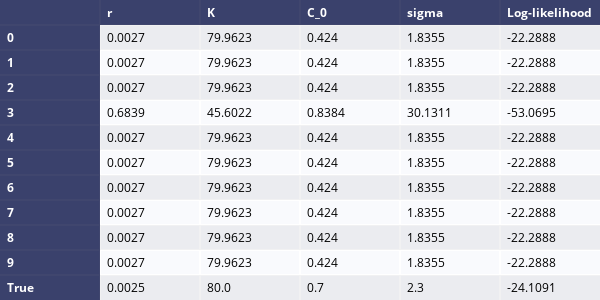
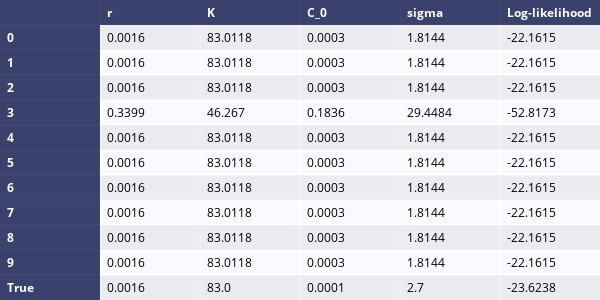
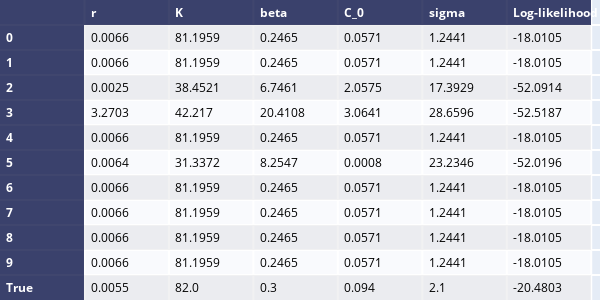

Notebook code for these charts, in order:
### Markdown cell above
And maximise this function for each of the models, to find the MLE. I will use the ProfileLikelihood class to do this, which is found in the code section if you wish to investigate further.

### Code cell
from Code.Profile_loglikelihood import ProfileLogLikelihood

approx_params = np.array([3e-3, 100, 0.5, 0.001, 1])
n_runs = 10
# acqire 4 random start points for optimisation
start_params = np.abs(1+rng.normal(size=(n_runs, 5)))*approx_params
param_names = ["r", "K", "beta", "C_0", "sigma"]

for data in datas:
    data["log_like"] = GrowthLogLikelihood(data['t'], data['C'], data['model'])
    if data['model'] != 'Richards':
        approx_m = np.delete(approx_params, 2)
        start_m = np.delete(start_params, 2, axis = 1)
        names_m = np.delete(param_names, 2)
    else:
        approx_m = approx_params
        start_m = start_params
        names_m = param_names

    data["PLL"] = ProfileLogLikelihood(data["log_like"].log_likelihood, approx_m)
    MLEs, LL_scores = data["PLL"].max_likelihood_estimate(
        n_runs=n_runs, param_start = start_m,
        opts={
            'optimiser': 'CMAES', 'opt_package': 'pints',
            'random_seed': seed, 'lower_bounds': 0, 'maxiter': 1e5
        }
    )

    print(data['model'] + " Growth Model")
    table_df = pd.DataFrame(
        MLEs,
        columns=names_m
    )
    table_df["Log-likelihood"] = LL_scores
    table_df = table_df.reindex(list(range(0, n_runs))+["True"])
    table_df.loc["True"] = data['Parameters'] + [
        data["log_like"].log_likelihood(data['Parameters'])
    ]
    table_df = table_df.round(4)
    fig = ff.create_table(table_df, index=True)
    fig.update_layout(
        width=600,
        height=300,
    )
    fig.show()

### Figure 1 — Plotly figure (JSON) as saved in the notebook; plotly's stock layout.template omitted (floating-point values rounded to 4 significant figures)
{"data": [{"colorscale": [[0, "#00083e"], [0.5, "#ededee"], [1, "#ffffff"]], "hoverinfo": "none", "opacity": 0.75, "showscale": false, "type": "heatmap", "z": [[0, 0, 0, 0, 0, 0], [0, 0.5, 0.5, 0.5, 0.5, 0.5], [0, 1, 1, 1, 1, 1], [0, 0.5, 0.5, 0.5, 0.5, 0.5], [0, 1, 1, 1, 1, 1], [0, 0.5, 0.5, 0.5, 0.5, 0.5], [0, 1, 1, 1, 1, 1], [0, 0.5, 0.5, 0.5, 0.5, 0.5], [0, 1, 1, 1, 1, 1], [0, 0.5, 0.5, 0.5, 0.5, 0.5], [0, 1, 1, 1, 1, 1], [0, 0.5, 0.5, 0.5, 0.5, 0.5]]}], "layout": {"annotations": [{"align": "left", "font": {"color": "#ffffff"}, "showarrow": false, "text": "<b></b>", "x": -0.45, "xanchor": "left", "xref": "x", "y": 0, "yref": "y"}, {"align": "left", "font": {"color": "#ffffff"}, "showarrow": false, "text": "<b>r</b>", "x": 0.55, "xanchor": "left", "xref": "x", "y": 0, "yref": "y"}, {"align": "left", "font": {"color": "#ffffff"}, "showarrow": false, "text": "<b>K</b>", "x": 1.55, "xanchor": "left", "xref": "x", "y": 0, "yref": "y"}, {"align": "left", "font": {"color": "#ffffff"}, "showarrow": false, "text": "<b>C_0</b>", "x": 2.55, "xanchor": "left", "xref": "x", "y": 0, "yref": "y"}, {"align": "left", "font": {"color": "#ffffff"}, "showarrow": false, "text": "<b>sigma</b>", "x": 3.55, "xanchor": "left", "xref": "x", "y": 0, "yref": "y"}, {"align": "left", "font": {"color": "#ffffff"}, "showarrow": false, "text": "<b>Log-likelihood</b>", "x": 4.55, "xanchor": "left", "xref": "x", "y": 0, "yref": "y"}, {"align": "left", "font": {"color": "#ffffff"}, "showarrow": false, "text": "<b>0</b>", "x": -0.45, "xanchor": "left", "xref": "x", "y": 1, "yref": "y"}, {"align": "left", "font": {"color": "#000000"}, "showarrow": false, "text": "0.0027", "x": 0.55, "xanchor": "left", "xref": "x", "y": 1, "yref": "y"}, {"align": "left", "font": {"color": "#000000"}, "showarrow": false, "text": "79.9623", "x": 1.55, "xanchor": "left", "xref": "x", "y": 1, "yref": "y"}, {"align": "left", "font": {"color": "#000000"}, "showarrow": false, "text": "0.424", "x": 2.55, "xanchor": "left", "xref": "x", "y": 1, "yref": "y"}, {"align": "left", "font": {"color": "#000000"}, "showarrow": false, "text": "1.8355", "x": 3.55, "xanchor": "left", "xref": "x", "y": 1, "yref": "y"}, {"align": "left", "font": {"color": "#000000"}, "showarrow": false, "text": "-22.2888", "x": 4.55, "xanchor": "left", "xref": "x", "y": 1, "yref": "y"}, {"align": "left", "font": {"color": "#ffffff"}, "showarrow": false, "text": "<b>1</b>", "x": -0.45, "xanchor": "left", "xref": "x", "y": 2, "yref": "y"}, {"align": "left", "font": {"color": "#000000"}, "showarrow": false, "text": "0.0027", "x": 0.55, "xanchor": "left", "xref": "x", "y": 2, "yref": "y"}, {"align": "left", "font": {"color": "#000000"}, "showarrow": false, "text": "79.9623", "x": 1.55, "xanchor": "left", "xref": "x", "y": 2, "yref": "y"}, {"align": "left", "font": {"color": "#000000"}, "showarrow": false, "text": "0.424", "x": 2.55, "xanchor": "left", "xref": "x", "y": 2, "yref": "y"}, {"align": "left", "font": {"color": "#000000"}, "showarrow": false, "text": "1.8355", "x": 3.55, "xanchor": "left", "xref": "x", "y": 2, "yref": "y"}, {"align": "left", "font": {"color": "#000000"}, "showarrow": false, "text": "-22.2888", "x": 4.55, "xanchor": "left", "xref": "x", "y": 2, "yref": "y"}, {"align": "left", "font": {"color": "#ffffff"}, "showarrow": false, "text": "<b>2</b>", "x": -0.45, "xanchor": "left", "xref": "x", "y": 3, "yref": "y"}, {"align": "left", "font": {"color": "#000000"}, "showarrow": false, "text": "0.0027", "x": 0.55, "xanchor": "left", "xref": "x", "y": 3, "yref": "y"}, {"align": "left", "font": {"color": "#000000"}, "showarrow": false, "text": "79.9623", "x": 1.55, "xanchor": "left", "xref": "x", "y": 3, "yref": "y"}, {"align": "left", "font": {"color": "#000000"}, "showarrow": false, "text": "0.424", "x": 2.55, "xanchor": "left", "xref": "x", "y": 3, "yref": "y"}, {"align": "left", "font": {"color": "#000000"}, "showarrow": false, "text": "1.8355", "x": 3.55, "xanchor": "left", "xref": "x", "y": 3, "yref": "y"}, {"align": "left", "font": {"color": "#000000"}, "showarrow": false, "text": "-22.2888", "x": 4.55, "xanchor": "left", "xref": "x", "y": 3, "yref": "y"}, {"align": "left", "font": {"color": "#ffffff"}, "showarrow": false, "text": "<b>3</b>", "x": -0.45, "xanchor": "left", "xref": "x", "y": 4, "yref": "y"}, {"align": "left", "font": {"color": "#000000"}, "showarrow": false, "text": "0.6839", "x": 0.55, "xanchor": "left", "xref": "x", "y": 4, "yref": "y"}, {"align": "left", "font": {"color": "#000000"}, "showarrow": false, "text": "45.6022", "x": 1.55, "xanchor": "left", "xref": "x", "y": 4, "yref": "y"}, {"align": "left", "font": {"color": "#000000"}, "showarrow": false, "text": "0.8384", "x": 2.55, "xanchor": "left", "xref": "x", "y": 4, "yref": "y"}, {"align": "left", "font": {"color": "#000000"}, "showarrow": false, "text": "30.1311", "x": 3.55, "xanchor": "left", "xref": "x", "y": 4, "yref": "y"}, {"align": "left", "font": {"color": "#000000"}, "showarrow": false, "text": "-53.0695", "x": 4.55, "xanchor": "left", "xref": "x", "y": 4, "yref": "y"}, {"align": "left", "font": {"color": "#ffffff"}, "showarrow": false, "text": "<b>4</b>", "x": -0.45, "xanchor": "left", "xref": "x", "y": 5, "yref": "y"}, {"align": "left", "font": {"color": "#000000"}, "showarrow": false, "text": "0.0027", "x": 0.55, "xanchor": "left", "xref": "x", "y": 5, "yref": "y"}, {"align": "left", "font": {"color": "#000000"}, "showarrow": false, "text": "79.9623", "x": 1.55, "xanchor": "left", "xref": "x", "y": 5, "yref": "y"}, {"align": "left", "font": {"color": "#000000"}, "showarrow": false, "text": "0.424", "x": 2.55, "xanchor": "left", "xref": "x", "y": 5, "yref": "y"}, {"align": "left", "font": {"color": "#000000"}, "showarrow": false, "text": "1.8355", "x": 3.55, "xanchor": "left", "xref": "x", "y": 5, "yref": "y"}, {"align": "left", "font": {"color": "#000000"}, "showarrow": false, "text": "-22.2888", "x": 4.55, "xanchor": "left", "xref": "x", "y": 5, "yref": "y"}, {"align": "left", "font": {"color": "#ffffff"}, "showarrow": false, "text": "<b>5</b>", "x": -0.45, "xanchor": "left", "xref": "x", "y": 6, "yref": "y"}, {"align": "left", "font": {"color": "#000000"}, "showarrow": false, "text": "0.0027", "x": 0.55, "xanchor": "left", "xref": "x", "y": 6, "yref": "y"}, {"align": "left", "font": {"color": "#000000"}, "showarrow": false, "text": "79.9623", "x": 1.55, "xanchor": "left", "xref": "x", "y": 6, "yref": "y"}, {"align": "left", "font": {"color": "#000000"}, "showarrow": false, "text": "0.424", "x": 2.55, "xanchor": "left", "xref": "x", "y": 6, "yref": "y"}, {"align": "left", "font": {"color": "#000000"}, "showarrow": false, "text": "1.8355", "x": 3.55, "xanchor": "left", "xref": "x", "y": 6, "yref": "y"}, {"align": "left", "font": {"color": "#000000"}, "showarrow": false, "text": "-22.2888", "x": 4.55, "xanchor": "left", "xref": "x", "y": 6, "yref": "y"}, {"align": "left", "font": {"color": "#ffffff"}, "showarrow": false, "text": "<b>6</b>", "x": -0.45, "xanchor": "left", "xref": "x", "y": 7, "yref": "y"}, {"align": "left", "font": {"color": "#000000"}, "showarrow": false, "text": "0.0027", "x": 0.55, "xanchor": "left", "xref": "x", "y": 7, "yref": "y"}, {"align": "left", "font": {"color": "#000000"}, "showarrow": false, "text": "79.9623", "x": 1.55, "xanchor": "left", "xref": "x", "y": 7, "yref": "y"}, {"align": "left", "font": {"color": "#000000"}, "showarrow": false, "text": "0.424", "x": 2.55, "xanchor": "left", "xref": "x", "y": 7, "yref": "y"}, {"align": "left", "font": {"color": "#000000"}, "showarrow": false, "text": "1.8355", "x": 3.55, "xanchor": "left", "xref": "x", "y": 7, "yref": "y"}, {"align": "left", "font": {"color": "#000000"}, "showarrow": false, "text": "-22.2888", "x": 4.55, "xanchor": "left", "xref": "x", "y": 7, "yref": "y"}, {"align": "left", "font": {"color": "#ffffff"}, "showarrow": false, "text": "<b>7</b>", "x": -0.45, "xanchor": "left", "xref": "x", "y": 8, "yref": "y"}, {"align": "left", "font": {"color": "#000000"}, "showarrow": false, "text": "0.0027", "x": 0.55, "xanchor": "left", "xref": "x", "y": 8, "yref": "y"}, {"align": "left", "font": {"color": "#000000"}, "showarrow": false, "text": "79.9623", "x": 1.55, "xanchor": "left", "xref": "x", "y": 8, "yref": "y"}, {"align": "left", "font": {"color": "#000000"}, "showarrow": false, "text": "0.424", "x": 2.55, "xanchor": "left", "xref": "x", "y": 8, "yref": "y"}, {"align": "left", "font": {"color": "#000000"}, "showarrow": false, "text": "1.8355", "x": 3.55, "xanchor": "left", "xref": "x", "y": 8, "yref": "y"}, {"align": "left", "font": {"color": "#000000"}, "showarrow": false, "text": "-22.2888", "x": 4.55, "xanchor": "left", "xref": "x", "y": 8, "yref": "y"}, {"align": "left", "font": {"color": "#ffffff"}, "showarrow": false, "text": "<b>8</b>", "x": -0.45, "xanchor": "left", "xref": "x", "y": 9, "yref": "y"}, {"align": "left", "font": {"color": "#000000"}, "showarrow": false, "text": "0.0027", "x": 0.55, "xanchor": "left", "xref": "x", "y": 9, "yref": "y"}, {"align": "left", "font": {"color": "#000000"}, "showarrow": false, "text": "79.9623", "x": 1.55, "xanchor": "left", "xref": "x", "y": 9, "yref": "y"}, {"align": "left", "font": {"color": "#000000"}, "showarrow": false, "text": "0.424", "x": 2.55, "xanchor": "left", "xref": "x", "y": 9, "yref": "y"}, {"align": "left", "font": {"color": "#000000"}, "showarrow": false, "text": "1.8355", "x": 3.55, "xanchor": "left", "xref": "x", "y": 9, "yref": "y"}, {"align": "left", "font": {"color": "#000000"}, "showarrow": false, "text": "-22.2888", "x": 4.55, "xanchor": "left", "xref": "x", "y": 9, "yref": "y"}, {"align": "left", "font": {"color": "#ffffff"}, "showarrow": false, "text": "<b>9</b>", "x": -0.45, "xanchor": "left", "xref": "x", "y": 10, "yref": "y"}, {"align": "left", "font": {"color": "#000000"}, "showarrow": false, "text": "0.0027", "x": 0.55, "xanchor": "left", "xref": "x", "y": 10, "yref": "y"}, {"align": "left", "font": {"color": "#000000"}, "showarrow": false, "text": "79.9623", "x": 1.55, "xanchor": "left", "xref": "x", "y": 10, "yref": "y"}, {"align": "left", "font": {"color": "#000000"}, "showarrow": false, "text": "0.424", "x": 2.55, "xanchor": "left", "xref": "x", "y": 10, "yref": "y"}, {"align": "left", "font": {"color": "#000000"}, "showarrow": false, "text": "1.8355", "x": 3.55, "xanchor": "left", "xref": "x", "y": 10, "yref": "y"}, {"align": "left", "font": {"color": "#000000"}, "showarrow": false, "text": "-22.2888", "x": 4.55, "xanchor": "left", "xref": "x", "y": 10, "yref": "y"}, {"align": "left", "font": {"color": "#ffffff"}, "showarrow": false, "text": "<b>True</b>", "x": -0.45, "xanchor": "left", "xref": "x", "y": 11, "yref": "y"}, {"align": "left", "font": {"color": "#000000"}, "showarrow": false, "text": "0.0025", "x": 0.55, "xanchor": "left", "xref": "x", "y": 11, "yref": "y"}, {"align": "left", "font": {"color": "#000000"}, "showarrow": false, "text": "80.0", "x": 1.55, "xanchor": "left", "xref": "x", "y": 11, "yref": "y"}, {"align": "left", "font": {"color": "#000000"}, "showarrow": false, "text": "0.7", "x": 2.55, "xanchor": "left", "xref": "x", "y": 11, "yref": "y"}, {"align": "left", "font": {"color": "#000000"}, "showarrow": false, "text": "2.3", "x": 3.55, "xanchor": "left", "xref": "x", "y": 11, "yref": "y"}, {"align": "left", "font": {"color": "#000000"}, "showarrow": false, "text": "-24.1091", "x": 4.55, "xanchor": "left", "xref": "x", "y": 11, "yref": "y"}], "height": 300, "margin": {"b": 0, "l": 0, "r": 0, "t": 0}, "width": 600, "xaxis": {"dtick": 1, "gridwidth": 2, "showticklabels": false, "tick0": -0.5, "ticks": "", "zeroline": false}, "yaxis": {"autorange": "reversed", "dtick": 1, "gridwidth": 2, "showticklabels": false, "tick0": 0.5, "ticks": "", "zeroline": false}}}

### Figure 2 — Plotly figure (JSON) as saved in the notebook; plotly's stock layout.template omitted (floating-point values rounded to 4 significant figures)
{"data": [{"colorscale": [[0, "#00083e"], [0.5, "#ededee"], [1, "#ffffff"]], "hoverinfo": "none", "opacity": 0.75, "showscale": false, "type": "heatmap", "z": [[0, 0, 0, 0, 0, 0], [0, 0.5, 0.5, 0.5, 0.5, 0.5], [0, 1, 1, 1, 1, 1], [0, 0.5, 0.5, 0.5, 0.5, 0.5], [0, 1, 1, 1, 1, 1], [0, 0.5, 0.5, 0.5, 0.5, 0.5], [0, 1, 1, 1, 1, 1], [0, 0.5, 0.5, 0.5, 0.5, 0.5], [0, 1, 1, 1, 1, 1], [0, 0.5, 0.5, 0.5, 0.5, 0.5], [0, 1, 1, 1, 1, 1], [0, 0.5, 0.5, 0.5, 0.5, 0.5]]}], "layout": {"annotations": [{"align": "left", "font": {"color": "#ffffff"}, "showarrow": false, "text": "<b></b>", "x": -0.45, "xanchor": "left", "xref": "x", "y": 0, "yref": "y"}, {"align": "left", "font": {"color": "#ffffff"}, "showarrow": false, "text": "<b>r</b>", "x": 0.55, "xanchor": "left", "xref": "x", "y": 0, "yref": "y"}, {"align": "left", "font": {"color": "#ffffff"}, "showarrow": false, "text": "<b>K</b>", "x": 1.55, "xanchor": "left", "xref": "x", "y": 0, "yref": "y"}, {"align": "left", "font": {"color": "#ffffff"}, "showarrow": false, "text": "<b>C_0</b>", "x": 2.55, "xanchor": "left", "xref": "x", "y": 0, "yref": "y"}, {"align": "left", "font": {"color": "#ffffff"}, "showarrow": false, "text": "<b>sigma</b>", "x": 3.55, "xanchor": "left", "xref": "x", "y": 0, "yref": "y"}, {"align": "left", "font": {"color": "#ffffff"}, "showarrow": false, "text": "<b>Log-likelihood</b>", "x": 4.55, "xanchor": "left", "xref": "x", "y": 0, "yref": "y"}, {"align": "left", "font": {"color": "#ffffff"}, "showarrow": false, "text": "<b>0</b>", "x": -0.45, "xanchor": "left", "xref": "x", "y": 1, "yref": "y"}, {"align": "left", "font": {"color": "#000000"}, "showarrow": false, "text": "0.0016", "x": 0.55, "xanchor": "left", "xref": "x", "y": 1, "yref": "y"}, {"align": "left", "font": {"color": "#000000"}, "showarrow": false, "text": "83.0118", "x": 1.55, "xanchor": "left", "xref": "x", "y": 1, "yref": "y"}, {"align": "left", "font": {"color": "#000000"}, "showarrow": false, "text": "0.0003", "x": 2.55, "xanchor": "left", "xref": "x", "y": 1, "yref": "y"}, {"align": "left", "font": {"color": "#000000"}, "showarrow": false, "text": "1.8144", "x": 3.55, "xanchor": "left", "xref": "x", "y": 1, "yref": "y"}, {"align": "left", "font": {"color": "#000000"}, "showarrow": false, "text": "-22.1615", "x": 4.55, "xanchor": "left", "xref": "x", "y": 1, "yref": "y"}, {"align": "left", "font": {"color": "#ffffff"}, "showarrow": false, "text": "<b>1</b>", "x": -0.45, "xanchor": "left", "xref": "x", "y": 2, "yref": "y"}, {"align": "left", "font": {"color": "#000000"}, "showarrow": false, "text": "0.0016", "x": 0.55, "xanchor": "left", "xref": "x", "y": 2, "yref": "y"}, {"align": "left", "font": {"color": "#000000"}, "showarrow": false, "text": "83.0118", "x": 1.55, "xanchor": "left", "xref": "x", "y": 2, "yref": "y"}, {"align": "left", "font": {"color": "#000000"}, "showarrow": false, "text": "0.0003", "x": 2.55, "xanchor": "left", "xref": "x", "y": 2, "yref": "y"}, {"align": "left", "font": {"color": "#000000"}, "showarrow": false, "text": "1.8144", "x": 3.55, "xanchor": "left", "xref": "x", "y": 2, "yref": "y"}, {"align": "left", "font": {"color": "#000000"}, "showarrow": false, "text": "-22.1615", "x": 4.55, "xanchor": "left", "xref": "x", "y": 2, "yref": "y"}, {"align": "left", "font": {"color": "#ffffff"}, "showarrow": false, "text": "<b>2</b>", "x": -0.45, "xanchor": "left", "xref": "x", "y": 3, "yref": "y"}, {"align": "left", "font": {"color": "#000000"}, "showarrow": false, "text": "0.0016", "x": 0.55, "xanchor": "left", "xref": "x", "y": 3, "yref": "y"}, {"align": "left", "font": {"color": "#000000"}, "showarrow": false, "text": "83.0118", "x": 1.55, "xanchor": "left", "xref": "x", "y": 3, "yref": "y"}, {"align": "left", "font": {"color": "#000000"}, "showarrow": false, "text": "0.0003", "x": 2.55, "xanchor": "left", "xref": "x", "y": 3, "yref": "y"}, {"align": "left", "font": {"color": "#000000"}, "showarrow": false, "text": "1.8144", "x": 3.55, "xanchor": "left", "xref": "x", "y": 3, "yref": "y"}, {"align": "left", "font": {"color": "#000000"}, "showarrow": false, "text": "-22.1615", "x": 4.55, "xanchor": "left", "xref": "x", "y": 3, "yref": "y"}, {"align": "left", "font": {"color": "#ffffff"}, "showarrow": false, "text": "<b>3</b>", "x": -0.45, "xanchor": "left", "xref": "x", "y": 4, "yref": "y"}, {"align": "left", "font": {"color": "#000000"}, "showarrow": false, "text": "0.3399", "x": 0.55, "xanchor": "left", "xref": "x", "y": 4, "yref": "y"}, {"align": "left", "font": {"color": "#000000"}, "showarrow": false, "text": "46.267", "x": 1.55, "xanchor": "left", "xref": "x", "y": 4, "yref": "y"}, {"align": "left", "font": {"color": "#000000"}, "showarrow": false, "text": "0.1836", "x": 2.55, "xanchor": "left", "xref": "x", "y": 4, "yref": "y"}, {"align": "left", "font": {"color": "#000000"}, "showarrow": false, "text": "29.4484", "x": 3.55, "xanchor": "left", "xref": "x", "y": 4, "yref": "y"}, {"align": "left", "font": {"color": "#000000"}, "showarrow": false, "text": "-52.8173", "x": 4.55, "xanchor": "left", "xref": "x", "y": 4, "yref": "y"}, {"align": "left", "font": {"color": "#ffffff"}, "showarrow": false, "text": "<b>4</b>", "x": -0.45, "xanchor": "left", "xref": "x", "y": 5, "yref": "y"}, {"align": "left", "font": {"color": "#000000"}, "showarrow": false, "text": "0.0016", "x": 0.55, "xanchor": "left", "xref": "x", "y": 5, "yref": "y"}, {"align": "left", "font": {"color": "#000000"}, "showarrow": false, "text": "83.0118", "x": 1.55, "xanchor": "left", "xref": "x", "y": 5, "yref": "y"}, {"align": "left", "font": {"color": "#000000"}, "showarrow": false, "text": "0.0003", "x": 2.55, "xanchor": "left", "xref": "x", "y": 5, "yref": "y"}, {"align": "left", "font": {"color": "#000000"}, "showarrow": false, "text": "1.8144", "x": 3.55, "xanchor": "left", "xref": "x", "y": 5, "yref": "y"}, {"align": "left", "font": {"color": "#000000"}, "showarrow": false, "text": "-22.1615", "x": 4.55, "xanchor": "left", "xref": "x", "y": 5, "yref": "y"}, {"align": "left", "font": {"color": "#ffffff"}, "showarrow": false, "text": "<b>5</b>", "x": -0.45, "xanchor": "left", "xref": "x", "y": 6, "yref": "y"}, {"align": "left", "font": {"color": "#000000"}, "showarrow": false, "text": "0.0016", "x": 0.55, "xanchor": "left", "xref": "x", "y": 6, "yref": "y"}, {"align": "left", "font": {"color": "#000000"}, "showarrow": false, "text": "83.0118", "x": 1.55, "xanchor": "left", "xref": "x", "y": 6, "yref": "y"}, {"align": "left", "font": {"color": "#000000"}, "showarrow": false, "text": "0.0003", "x": 2.55, "xanchor": "left", "xref": "x", "y": 6, "yref": "y"}, {"align": "left", "font": {"color": "#000000"}, "showarrow": false, "text": "1.8144", "x": 3.55, "xanchor": "left", "xref": "x", "y": 6, "yref": "y"}, {"align": "left", "font": {"color": "#000000"}, "showarrow": false, "text": "-22.1615", "x": 4.55, "xanchor": "left", "xref": "x", "y": 6, "yref": "y"}, {"align": "left", "font": {"color": "#ffffff"}, "showarrow": false, "text": "<b>6</b>", "x": -0.45, "xanchor": "left", "xref": "x", "y": 7, "yref": "y"}, {"align": "left", "font": {"color": "#000000"}, "showarrow": false, "text": "0.0016", "x": 0.55, "xanchor": "left", "xref": "x", "y": 7, "yref": "y"}, {"align": "left", "font": {"color": "#000000"}, "showarrow": false, "text": "83.0118", "x": 1.55, "xanchor": "left", "xref": "x", "y": 7, "yref": "y"}, {"align": "left", "font": {"color": "#000000"}, "showarrow": false, "text": "0.0003", "x": 2.55, "xanchor": "left", "xref": "x", "y": 7, "yref": "y"}, {"align": "left", "font": {"color": "#000000"}, "showarrow": false, "text": "1.8144", "x": 3.55, "xanchor": "left", "xref": "x", "y": 7, "yref": "y"}, {"align": "left", "font": {"color": "#000000"}, "showarrow": false, "text": "-22.1615", "x": 4.55, "xanchor": "left", "xref": "x", "y": 7, "yref": "y"}, {"align": "left", "font": {"color": "#ffffff"}, "showarrow": false, "text": "<b>7</b>", "x": -0.45, "xanchor": "left", "xref": "x", "y": 8, "yref": "y"}, {"align": "left", "font": {"color": "#000000"}, "showarrow": false, "text": "0.0016", "x": 0.55, "xanchor": "left", "xref": "x", "y": 8, "yref": "y"}, {"align": "left", "font": {"color": "#000000"}, "showarrow": false, "text": "83.0118", "x": 1.55, "xanchor": "left", "xref": "x", "y": 8, "yref": "y"}, {"align": "left", "font": {"color": "#000000"}, "showarrow": false, "text": "0.0003", "x": 2.55, "xanchor": "left", "xref": "x", "y": 8, "yref": "y"}, {"align": "left", "font": {"color": "#000000"}, "showarrow": false, "text": "1.8144", "x": 3.55, "xanchor": "left", "xref": "x", "y": 8, "yref": "y"}, {"align": "left", "font": {"color": "#000000"}, "showarrow": false, "text": "-22.1615", "x": 4.55, "xanchor": "left", "xref": "x", "y": 8, "yref": "y"}, {"align": "left", "font": {"color": "#ffffff"}, "showarrow": false, "text": "<b>8</b>", "x": -0.45, "xanchor": "left", "xref": "x", "y": 9, "yref": "y"}, {"align": "left", "font": {"color": "#000000"}, "showarrow": false, "text": "0.0016", "x": 0.55, "xanchor": "left", "xref": "x", "y": 9, "yref": "y"}, {"align": "left", "font": {"color": "#000000"}, "showarrow": false, "text": "83.0118", "x": 1.55, "xanchor": "left", "xref": "x", "y": 9, "yref": "y"}, {"align": "left", "font": {"color": "#000000"}, "showarrow": false, "text": "0.0003", "x": 2.55, "xanchor": "left", "xref": "x", "y": 9, "yref": "y"}, {"align": "left", "font": {"color": "#000000"}, "showarrow": false, "text": "1.8144", "x": 3.55, "xanchor": "left", "xref": "x", "y": 9, "yref": "y"}, {"align": "left", "font": {"color": "#000000"}, "showarrow": false, "text": "-22.1615", "x": 4.55, "xanchor": "left", "xref": "x", "y": 9, "yref": "y"}, {"align": "left", "font": {"color": "#ffffff"}, "showarrow": false, "text": "<b>9</b>", "x": -0.45, "xanchor": "left", "xref": "x", "y": 10, "yref": "y"}, {"align": "left", "font": {"color": "#000000"}, "showarrow": false, "text": "0.0016", "x": 0.55, "xanchor": "left", "xref": "x", "y": 10, "yref": "y"}, {"align": "left", "font": {"color": "#000000"}, "showarrow": false, "text": "83.0118", "x": 1.55, "xanchor": "left", "xref": "x", "y": 10, "yref": "y"}, {"align": "left", "font": {"color": "#000000"}, "showarrow": false, "text": "0.0003", "x": 2.55, "xanchor": "left", "xref": "x", "y": 10, "yref": "y"}, {"align": "left", "font": {"color": "#000000"}, "showarrow": false, "text": "1.8144", "x": 3.55, "xanchor": "left", "xref": "x", "y": 10, "yref": "y"}, {"align": "left", "font": {"color": "#000000"}, "showarrow": false, "text": "-22.1615", "x": 4.55, "xanchor": "left", "xref": "x", "y": 10, "yref": "y"}, {"align": "left", "font": {"color": "#ffffff"}, "showarrow": false, "text": "<b>True</b>", "x": -0.45, "xanchor": "left", "xref": "x", "y": 11, "yref": "y"}, {"align": "left", "font": {"color": "#000000"}, "showarrow": false, "text": "0.0016", "x": 0.55, "xanchor": "left", "xref": "x", "y": 11, "yref": "y"}, {"align": "left", "font": {"color": "#000000"}, "showarrow": false, "text": "83.0", "x": 1.55, "xanchor": "left", "xref": "x", "y": 11, "yref": "y"}, {"align": "left", "font": {"color": "#000000"}, "showarrow": false, "text": "0.0001", "x": 2.55, "xanchor": "left", "xref": "x", "y": 11, "yref": "y"}, {"align": "left", "font": {"color": "#000000"}, "showarrow": false, "text": "2.7", "x": 3.55, "xanchor": "left", "xref": "x", "y": 11, "yref": "y"}, {"align": "left", "font": {"color": "#000000"}, "showarrow": false, "text": "-23.6238", "x": 4.55, "xanchor": "left", "xref": "x", "y": 11, "yref": "y"}], "height": 300, "margin": {"b": 0, "l": 0, "r": 0, "t": 0}, "width": 600, "xaxis": {"dtick": 1, "gridwidth": 2, "showticklabels": false, "tick0": -0.5, "ticks": "", "zeroline": false}, "yaxis": {"autorange": "reversed", "dtick": 1, "gridwidth": 2, "showticklabels": false, "tick0": 0.5, "ticks": "", "zeroline": false}}}

### Figure 3 — Plotly figure (JSON) as saved in the notebook; plotly's stock layout.template omitted (floating-point values rounded to 4 significant figures)
{"data": [{"colorscale": [[0, "#00083e"], [0.5, "#ededee"], [1, "#ffffff"]], "hoverinfo": "none", "opacity": 0.75, "showscale": false, "type": "heatmap", "z": [[0, 0, 0, 0, 0, 0, 0], [0, 0.5, 0.5, 0.5, 0.5, 0.5, 0.5], [0, 1, 1, 1, 1, 1, 1], [0, 0.5, 0.5, 0.5, 0.5, 0.5, 0.5], [0, 1, 1, 1, 1, 1, 1], [0, 0.5, 0.5, 0.5, 0.5, 0.5, 0.5], [0, 1, 1, 1, 1, 1, 1], [0, 0.5, 0.5, 0.5, 0.5, 0.5, 0.5], [0, 1, 1, 1, 1, 1, 1], [0, 0.5, 0.5, 0.5, 0.5, 0.5, 0.5], [0, 1, 1, 1, 1, 1, 1], [0, 0.5, 0.5, 0.5, 0.5, 0.5, 0.5]]}], "layout": {"annotations": [{"align": "left", "font": {"color": "#ffffff"}, "showarrow": false, "text": "<b></b>", "x": -0.45, "xanchor": "left", "xref": "x", "y": 0, "yref": "y"}, {"align": "left", "font": {"color": "#ffffff"}, "showarrow": false, "text": "<b>r</b>", "x": 0.55, "xanchor": "left", "xref": "x", "y": 0, "yref": "y"}, {"align": "left", "font": {"color": "#ffffff"}, "showarrow": false, "text": "<b>K</b>", "x": 1.55, "xanchor": "left", "xref": "x", "y": 0, "yref": "y"}, {"align": "left", "font": {"color": "#ffffff"}, "showarrow": false, "text": "<b>beta</b>", "x": 2.55, "xanchor": "left", "xref": "x", "y": 0, "yref": "y"}, {"align": "left", "font": {"color": "#ffffff"}, "showarrow": false, "text": "<b>C_0</b>", "x": 3.55, "xanchor": "left", "xref": "x", "y": 0, "yref": "y"}, {"align": "left", "font": {"color": "#ffffff"}, "showarrow": false, "text": "<b>sigma</b>", "x": 4.55, "xanchor": "left", "xref": "x", "y": 0, "yref": "y"}, {"align": "left", "font": {"color": "#ffffff"}, "showarrow": false, "text": "<b>Log-likelihood</b>", "x": 5.55, "xanchor": "left", "xref": "x", "y": 0, "yref": "y"}, {"align": "left", "font": {"color": "#ffffff"}, "showarrow": false, "text": "<b>0</b>", "x": -0.45, "xanchor": "left", "xref": "x", "y": 1, "yref": "y"}, {"align": "left", "font": {"color": "#000000"}, "showarrow": false, "text": "0.0066", "x": 0.55, "xanchor": "left", "xref": "x", "y": 1, "yref": "y"}, {"align": "left", "font": {"color": "#000000"}, "showarrow": false, "text": "81.1959", "x": 1.55, "xanchor": "left", "xref": "x", "y": 1, "yref": "y"}, {"align": "left", "font": {"color": "#000000"}, "showarrow": false, "text": "0.2465", "x": 2.55, "xanchor": "left", "xref": "x", "y": 1, "yref": "y"}, {"align": "left", "font": {"color": "#000000"}, "showarrow": false, "text": "0.0571", "x": 3.55, "xanchor": "left", "xref": "x", "y": 1, "yref": "y"}, {"align": "left", "font": {"color": "#000000"}, "showarrow": false, "text": "1.2441", "x": 4.55, "xanchor": "left", "xref": "x", "y": 1, "yref": "y"}, {"align": "left", "font": {"color": "#000000"}, "showarrow": false, "text": "-18.0105", "x": 5.55, "xanchor": "left", "xref": "x", "y": 1, "yref": "y"}, {"align": "left", "font": {"color": "#ffffff"}, "showarrow": false, "text": "<b>1</b>", "x": -0.45, "xanchor": "left", "xref": "x", "y": 2, "yref": "y"}, {"align": "left", "font": {"color": "#000000"}, "showarrow": false, "text": "0.0066", "x": 0.55, "xanchor": "left", "xref": "x", "y": 2, "yref": "y"}, {"align": "left", "font": {"color": "#000000"}, "showarrow": false, "text": "81.1959", "x": 1.55, "xanchor": "left", "xref": "x", "y": 2, "yref": "y"}, {"align": "left", "font": {"color": "#000000"}, "showarrow": false, "text": "0.2465", "x": 2.55, "xanchor": "left", "xref": "x", "y": 2, "yref": "y"}, {"align": "left", "font": {"color": "#000000"}, "showarrow": false, "text": "0.0571", "x": 3.55, "xanchor": "left", "xref": "x", "y": 2, "yref": "y"}, {"align": "left", "font": {"color": "#000000"}, "showarrow": false, "text": "1.2441", "x": 4.55, "xanchor": "left", "xref": "x", "y": 2, "yref": "y"}, {"align": "left", "font": {"color": "#000000"}, "showarrow": false, "text": "-18.0105", "x": 5.55, "xanchor": "left", "xref": "x", "y": 2, "yref": "y"}, {"align": "left", "font": {"color": "#ffffff"}, "showarrow": false, "text": "<b>2</b>", "x": -0.45, "xanchor": "left", "xref": "x", "y": 3, "yref": "y"}, {"align": "left", "font": {"color": "#000000"}, "showarrow": false, "text": "0.0025", "x": 0.55, "xanchor": "left", "xref": "x", "y": 3, "yref": "y"}, {"align": "left", "font": {"color": "#000000"}, "showarrow": false, "text": "38.4521", "x": 1.55, "xanchor": "left", "xref": "x", "y": 3, "yref": "y"}, {"align": "left", "font": {"color": "#000000"}, "showarrow": false, "text": "6.7461", "x": 2.55, "xanchor": "left", "xref": "x", "y": 3, "yref": "y"}, {"align": "left", "font": {"color": "#000000"}, "showarrow": false, "text": "2.0575", "x": 3.55, "xanchor": "left", "xref": "x", "y": 3, "yref": "y"}, {"align": "left", "font": {"color": "#000000"}, "showarrow": false, "text": "17.3929", "x": 4.55, "xanchor": "left", "xref": "x", "y": 3, "yref": "y"}, {"align": "left", "font": {"color": "#000000"}, "showarrow": false, "text": "-52.0914", "x": 5.55, "xanchor": "left", "xref": "x", "y": 3, "yref": "y"}, {"align": "left", "font": {"color": "#ffffff"}, "showarrow": false, "text": "<b>3</b>", "x": -0.45, "xanchor": "left", "xref": "x", "y": 4, "yref": "y"}, {"align": "left", "font": {"color": "#000000"}, "showarrow": false, "text": "3.2703", "x": 0.55, "xanchor": "left", "xref": "x", "y": 4, "yref": "y"}, {"align": "left", "font": {"color": "#000000"}, "showarrow": false, "text": "42.217", "x": 1.55, "xanchor": "left", "xref": "x", "y": 4, "yref": "y"}, {"align": "left", "font": {"color": "#000000"}, "showarrow": false, "text": "20.4108", "x": 2.55, "xanchor": "left", "xref": "x", "y": 4, "yref": "y"}, {"align": "left", "font": {"color": "#000000"}, "showarrow": false, "text": "3.0641", "x": 3.55, "xanchor": "left", "xref": "x", "y": 4, "yref": "y"}, {"align": "left", "font": {"color": "#000000"}, "showarrow": false, "text": "28.6596", "x": 4.55, "xanchor": "left", "xref": "x", "y": 4, "yref": "y"}, {"align": "left", "font": {"color": "#000000"}, "showarrow": false, "text": "-52.5187", "x": 5.55, "xanchor": "left", "xref": "x", "y": 4, "yref": "y"}, {"align": "left", "font": {"color": "#ffffff"}, "showarrow": false, "text": "<b>4</b>", "x": -0.45, "xanchor": "left", "xref": "x", "y": 5, "yref": "y"}, {"align": "left", "font": {"color": "#000000"}, "showarrow": false, "text": "0.0066", "x": 0.55, "xanchor": "left", "xref": "x", "y": 5, "yref": "y"}, {"align": "left", "font": {"color": "#000000"}, "showarrow": false, "text": "81.1959", "x": 1.55, "xanchor": "left", "xref": "x", "y": 5, "yref": "y"}, {"align": "left", "font": {"color": "#000000"}, "showarrow": false, "text": "0.2465", "x": 2.55, "xanchor": "left", "xref": "x", "y": 5, "yref": "y"}, {"align": "left", "font": {"color": "#000000"}, "showarrow": false, "text": "0.0571", "x": 3.55, "xanchor": "left", "xref": "x", "y": 5, "yref": "y"}, {"align": "left", "font": {"color": "#000000"}, "showarrow": false, "text": "1.2441", "x": 4.55, "xanchor": "left", "xref": "x", "y": 5, "yref": "y"}, {"align": "left", "font": {"color": "#000000"}, "showarrow": false, "text": "-18.0105", "x": 5.55, "xanchor": "left", "xref": "x", "y": 5, "yref": "y"}, {"align": "left", "font": {"color": "#ffffff"}, "showarrow": false, "text": "<b>5</b>", "x": -0.45, "xanchor": "left", "xref": "x", "y": 6, "yref": "y"}, {"align": "left", "font": {"color": "#000000"}, "showarrow": false, "text": "0.0064", "x": 0.55, "xanchor": "left", "xref": "x", "y": 6, "yref": "y"}, {"align": "left", "font": {"color": "#000000"}, "showarrow": false, "text": "31.3372", "x": 1.55, "xanchor": "left", "xref": "x", "y": 6, "yref": "y"}, {"align": "left", "font": {"color": "#000000"}, "showarrow": false, "text": "8.2547", "x": 2.55, "xanchor": "left", "xref": "x", "y": 6, "yref": "y"}, {"align": "left", "font": {"color": "#000000"}, "showarrow": false, "text": "0.0008", "x": 3.55, "xanchor": "left", "xref": "x", "y": 6, "yref": "y"}, {"align": "left", "font": {"color": "#000000"}, "showarrow": false, "text": "23.2346", "x": 4.55, "xanchor": "left", "xref": "x", "y": 6, "yref": "y"}, {"align": "left", "font": {"color": "#000000"}, "showarrow": false, "text": "-52.0196", "x": 5.55, "xanchor": "left", "xref": "x", "y": 6, "yref": "y"}, {"align": "left", "font": {"color": "#ffffff"}, "showarrow": false, "text": "<b>6</b>", "x": -0.45, "xanchor": "left", "xref": "x", "y": 7, "yref": "y"}, {"align": "left", "font": {"color": "#000000"}, "showarrow": false, "text": "0.0066", "x": 0.55, "xanchor": "left", "xref": "x", "y": 7, "yref": "y"}, {"align": "left", "font": {"color": "#000000"}, "showarrow": false, "text": "81.1959", "x": 1.55, "xanchor": "left", "xref": "x", "y": 7, "yref": "y"}, {"align": "left", "font": {"color": "#000000"}, "showarrow": false, "text": "0.2465", "x": 2.55, "xanchor": "left", "xref": "x", "y": 7, "yref": "y"}, {"align": "left", "font": {"color": "#000000"}, "showarrow": false, "text": "0.0571", "x": 3.55, "xanchor": "left", "xref": "x", "y": 7, "yref": "y"}, {"align": "left", "font": {"color": "#000000"}, "showarrow": false, "text": "1.2441", "x": 4.55, "xanchor": "left", "xref": "x", "y": 7, "yref": "y"}, {"align": "left", "font": {"color": "#000000"}, "showarrow": false, "text": "-18.0105", "x": 5.55, "xanchor": "left", "xref": "x", "y": 7, "yref": "y"}, {"align": "left", "font": {"color": "#ffffff"}, "showarrow": false, "text": "<b>7</b>", "x": -0.45, "xanchor": "left", "xref": "x", "y": 8, "yref": "y"}, {"align": "left", "font": {"color": "#000000"}, "showarrow": false, "text": "0.0066", "x": 0.55, "xanchor": "left", "xref": "x", "y": 8, "yref": "y"}, {"align": "left", "font": {"color": "#000000"}, "showarrow": false, "text": "81.1959", "x": 1.55, "xanchor": "left", "xref": "x", "y": 8, "yref": "y"}, {"align": "left", "font": {"color": "#000000"}, "showarrow": false, "text": "0.2465", "x": 2.55, "xanchor": "left", "xref": "x", "y": 8, "yref": "y"}, {"align": "left", "font": {"color": "#000000"}, "showarrow": false, "text": "0.0571", "x": 3.55, "xanchor": "left", "xref": "x", "y": 8, "yref": "y"}, {"align": "left", "font": {"color": "#000000"}, "showarrow": false, "text": "1.2441", "x": 4.55, "xanchor": "left", "xref": "x", "y": 8, "yref": "y"}, {"align": "left", "font": {"color": "#000000"}, "showarrow": false, "text": "-18.0105", "x": 5.55, "xanchor": "left", "xref": "x", "y": 8, "yref": "y"}, {"align": "left", "font": {"color": "#ffffff"}, "showarrow": false, "text": "<b>8</b>", "x": -0.45, "xanchor": "left", "xref": "x", "y": 9, "yref": "y"}, {"align": "left", "font": {"color": "#000000"}, "showarrow": false, "text": "0.0066", "x": 0.55, "xanchor": "left", "xref": "x", "y": 9, "yref": "y"}, {"align": "left", "font": {"color": "#000000"}, "showarrow": false, "text": "81.1959", "x": 1.55, "xanchor": "left", "xref": "x", "y": 9, "yref": "y"}, {"align": "left", "font": {"color": "#000000"}, "showarrow": false, "text": "0.2465", "x": 2.55, "xanchor": "left", "xref": "x", "y": 9, "yref": "y"}, {"align": "left", "font": {"color": "#000000"}, "showarrow": false, "text": "0.0571", "x": 3.55, "xanchor": "left", "xref": "x", "y": 9, "yref": "y"}, {"align": "left", "font": {"color": "#000000"}, "showarrow": false, "text": "1.2441", "x": 4.55, "xanchor": "left", "xref": "x", "y": 9, "yref": "y"}, {"align": "left", "font": {"color": "#000000"}, "showarrow": false, "text": "-18.0105", "x": 5.55, "xanchor": "left", "xref": "x", "y": 9, "yref": "y"}, {"align": "left", "font": {"color": "#ffffff"}, "showarrow": false, "text": "<b>9</b>", "x": -0.45, "xanchor": "left", "xref": "x", "y": 10, "yref": "y"}, {"align": "left", "font": {"color": "#000000"}, "showarrow": false, "text": "0.0066", "x": 0.55, "xanchor": "left", "xref": "x", "y": 10, "yref": "y"}, {"align": "left", "font": {"color": "#000000"}, "showarrow": false, "text": "81.1959", "x": 1.55, "xanchor": "left", "xref": "x", "y": 10, "yref": "y"}, {"align": "left", "font": {"color": "#000000"}, "showarrow": false, "text": "0.2465", "x": 2.55, "xanchor": "left", "xref": "x", "y": 10, "yref": "y"}, {"align": "left", "font": {"color": "#000000"}, "showarrow": false, "text": "0.0571", "x": 3.55, "xanchor": "left", "xref": "x", "y": 10, "yref": "y"}, {"align": "left", "font": {"color": "#000000"}, "showarrow": false, "text": "1.2441", "x": 4.55, "xanchor": "left", "xref": "x", "y": 10, "yref": "y"}, {"align": "left", "font": {"color": "#000000"}, "showarrow": false, "text": "-18.0105", "x": 5.55, "xanchor": "left", "xref": "x", "y": 10, "yref": "y"}, {"align": "left", "font": {"color": "#ffffff"}, "showarrow": false, "text": "<b>True</b>", "x": -0.45, "xanchor": "left", "xref": "x", "y": 11, "yref": "y"}, {"align": "left", "font": {"color": "#000000"}, "showarrow": false, "text": "0.0055", "x": 0.55, "xanchor": "left", "xref": "x", "y": 11, "yref": "y"}, {"align": "left", "font": {"color": "#000000"}, "showarrow": false, "text": "82.0", "x": 1.55, "xanchor": "left", "xref": "x", "y": 11, "yref": "y"}, {"align": "left", "font": {"color": "#000000"}, "showarrow": false, "text": "0.3", "x": 2.55, "xanchor": "left", "xref": "x", "y": 11, "yref": "y"}, {"align": "left", "font": {"color": "#000000"}, "showarrow": false, "text": "0.094", "x": 3.55, "xanchor": "left", "xref": "x", "y": 11, "yref": "y"}, {"align": "left", "font": {"color": "#000000"}, "showarrow": false, "text": "2.1", "x": 4.55, "xanchor": "left", "xref": "x", "y": 11, "yref": "y"}, {"align": "left", "font": {"color": "#000000"}, "showarrow": false, "text": "-20.4803", "x": 5.55, "xanchor": "left", "xref": "x", "y": 11, "yref": "y"}], "height": 300, "margin": {"b": 0, "l": 0, "r": 0, "t": 0}, "width": 600, "xaxis": {"dtick": 1, "gridwidth": 2, "showticklabels": false, "tick0": -0.5, "ticks": "", "zeroline": false}, "yaxis": {"autorange": "reversed", "dtick": 1, "gridwidth": 2, "showticklabels": false, "tick0": 0.5, "ticks": "", "zeroline": false}}}
